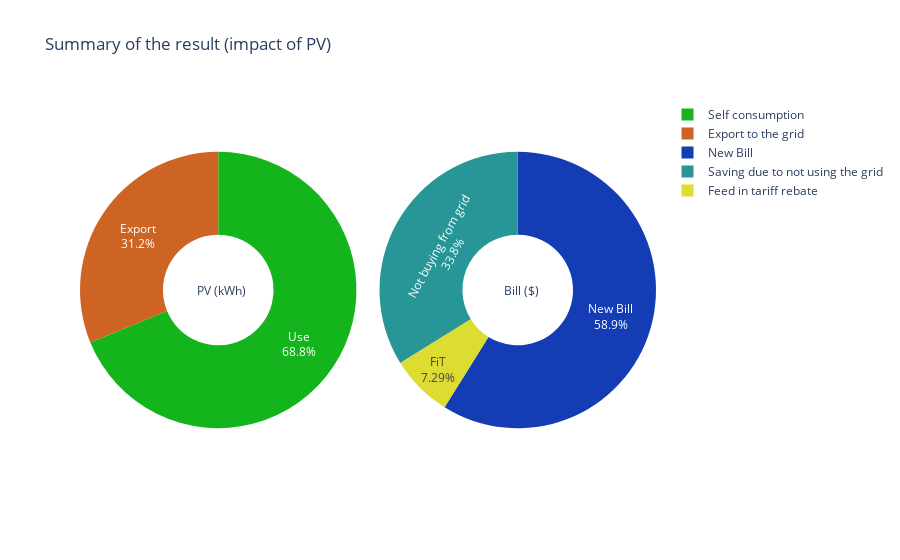
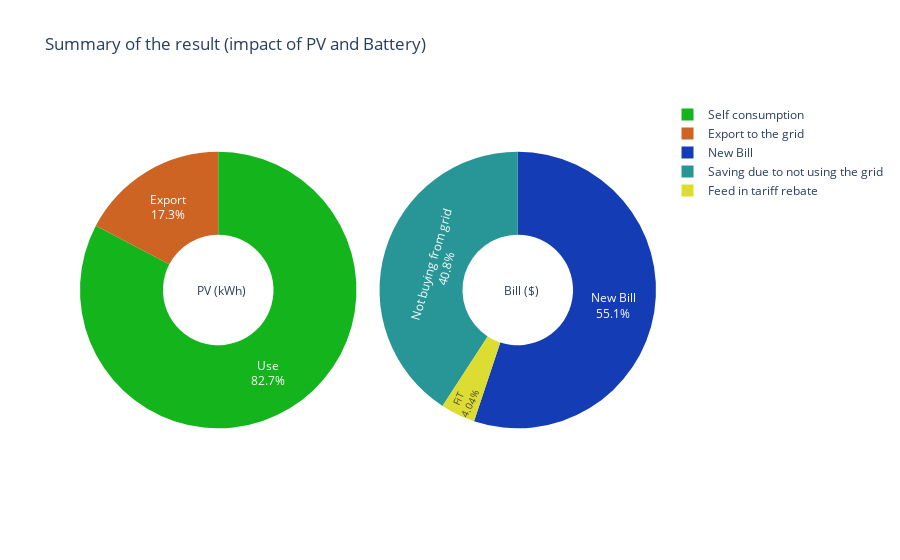

Write notebook code for charts like these, in order.
### Code cell
fig = { "data": [ { "values": [Results['Annual_PV_Generation']-Results['Est_Annual_PV_export_SolarOnly'],Results['Est_Annual_PV_export_SolarOnly']],
          "labels": ["Self consumption", "Export to the grid"],"domain": {"x": [0, .48]},  "text":["Use", "Export"], "name": "PV Generation (kWh)", 
                       "hoverinfo":"label+percent+value+name",  "hole": .4,  "type": "pie" ,
                   'marker': {'colors': ['rgb(20, 180, 29)',
                                  'rgb(205, 100, 36)']}},  
                     { "values": [Results['New_Bill_SolarOnly'],Results['Saving_due_to_not_using_grid_SolarOnly'], Results['FiT_Payment_SolarOnly']],
          "labels": ["New Bill","Saving due to not using the grid", "Feed in tariff rebate"],
                      "text":["New Bill","Not buying from grid","FiT"],"textposition":"inside","domain": {"x": [.52, 1]},
                      "name": "Annual Bill","hoverinfo":"label+percent+value+name", "hole": .4,"type": "pie",
                   'marker': {'colors': ['rgb(20, 60, 180)',
                                  'rgb(40, 150, 150)',
                                        'rgb(220, 220, 50)']}}],
           "layout": {"title":"Summary of the result (impact of PV)",
                      "annotations": [{ "showarrow": False, "text": 'PV (kWh)',"x": 0.20,"y": 0.5 },
                {  "showarrow": False, "text": "Bill ($)", "x": 0.8, "y": 0.5}] }}
iplot(fig)

if battery_kw > 0:
    fig = { "data": [ { "values": [Results['Annual_PV_Generation']-Results['Est_Annual_PV_export_sol_batt'],Results['Est_Annual_PV_export_sol_batt']],
              "labels": ["Self consumption", "Export to the grid"],"domain": {"x": [0, .48]},  "text":["Use", "Export"], "name": "PV Generation (kWh)", 
                           "hoverinfo":"label+percent+value+name",  "hole": .4,  "type": "pie",
                       'marker': {'colors': ['rgb(20, 180, 29)',
                                      'rgb(205, 100, 36)']}},  
                         { "values": [Results['New_Bill_sol_batt'], Results['Saving_due_to_not_using_grid_sol_batt'], Results['FiT_Payment_sol_batt']],
              "labels": ["New Bill","Saving due to not using the grid", "Feed in tariff rebate"],
                          "text":["New Bill","Not buying from grid","FiT"],"textposition":"inside","domain": {"x": [.52, 1]},
                          "name": "Annual Bill","hoverinfo":"label+percent+value+name", "hole": .4,"type": "pie",
                       'marker': {'colors': ['rgb(20, 60, 180)',
                                      'rgb(40, 150, 150)',
                                            'rgb(220, 220, 50)']}}],
               "layout": {"title":"Summary of the result (impact of PV and Battery)",
                          "annotations": [{ "showarrow": False, "text": 'PV (kWh)',"x": 0.20,"y": 0.5 },
                    {  "showarrow": False, "text": "Bill ($)", "x": 0.8, "y": 0.5}] }}
    iplot(fig)

### Figure 1 — Plotly figure (JSON) as saved in the notebook; plotly's stock layout.template omitted (floating-point values rounded to 4 significant figures)
{"data": [{"domain": {"x": [0, 0.48]}, "hole": 0.4, "hoverinfo": "label+percent+value+name", "labels": ["Self consumption", "Export to the grid"], "marker": {"colors": ["rgb(20, 180, 29)", "rgb(205, 100, 36)"]}, "name": "PV Generation (kWh)", "text": ["Use", "Export"], "type": "pie", "values": [2795.0, 1267.0]}, {"domain": {"x": [0.52, 1]}, "hole": 0.4, "hoverinfo": "label+percent+value+name", "labels": ["New Bill", "Saving due to not using the grid", "Feed in tariff rebate"], "marker": {"colors": ["rgb(20, 60, 180)", "rgb(40, 150, 150)", "rgb(220, 220, 50)"]}, "name": "Annual Bill", "text": ["New Bill", "Not buying from grid", "FiT"], "textposition": "inside", "type": "pie", "values": [1137.0, 653.3, 140.7]}], "layout": {"annotations": [{"showarrow": false, "text": "PV (kWh)", "x": 0.2, "y": 0.5}, {"showarrow": false, "text": "Bill ($)", "x": 0.8, "y": 0.5}], "title": {"text": "Summary of the result (impact of PV)"}}}

### Figure 2 — Plotly figure (JSON) as saved in the notebook; plotly's stock layout.template omitted (floating-point values rounded to 4 significant figures)
{"data": [{"domain": {"x": [0, 0.48]}, "hole": 0.4, "hoverinfo": "label+percent+value+name", "labels": ["Self consumption", "Export to the grid"], "marker": {"colors": ["rgb(20, 180, 29)", "rgb(205, 100, 36)"]}, "name": "PV Generation (kWh)", "text": ["Use", "Export"], "type": "pie", "values": [3359.0, 703.2]}, {"domain": {"x": [0.52, 1]}, "hole": 0.4, "hoverinfo": "label+percent+value+name", "labels": ["New Bill", "Saving due to not using the grid", "Feed in tariff rebate"], "marker": {"colors": ["rgb(20, 60, 180)", "rgb(40, 150, 150)", "rgb(220, 220, 50)"]}, "name": "Annual Bill", "text": ["New Bill", "Not buying from grid", "FiT"], "textposition": "inside", "type": "pie", "values": [1064.0, 788.5, 78.05]}], "layout": {"annotations": [{"showarrow": false, "text": "PV (kWh)", "x": 0.2, "y": 0.5}, {"showarrow": false, "text": "Bill ($)", "x": 0.8, "y": 0.5}], "title": {"text": "Summary of the result (impact of PV and Battery)"}}}
